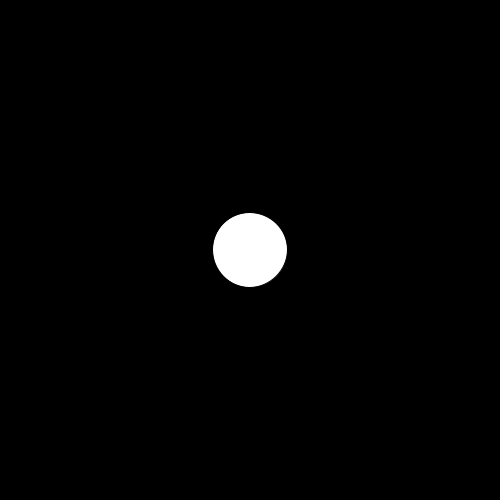
Frame 1 (no input)
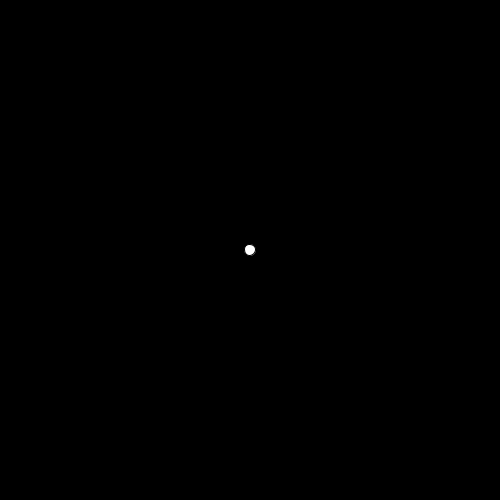
Frame 60 (the mouse pressed at the canvas centre just before this capture)
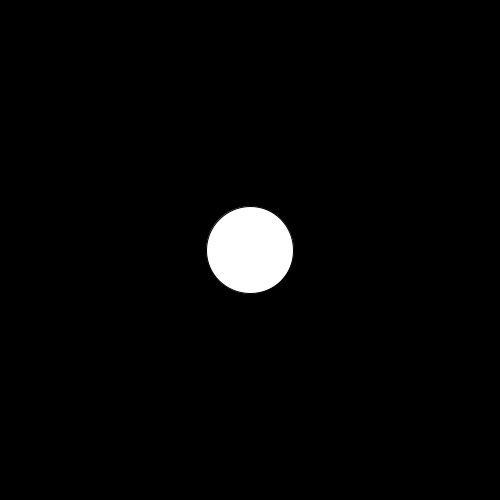
Frame 120 (the mouse held since frame 60 and released just before this capture)

The Processing sketch that drew these frames (run headless with seeded random() and noise(); from frame 60 on, the mouse is pressed at the canvas centre):

// Processing sketch: sketch_190711h
// ── sketch_190711h.pde
float time;
float rad;
float pingPong;
float r;
void setup() {
  size(500, 500);
}


void draw() {
  background(0);
  fill(255);
  time = millis()/5.6;  //控制速度
  println("mills:"+ millis());
  println("time:"+time);
  rad = radians(time);
  pingPong = sin(rad);
  r = map(pingPong, -1.0, 1.0, 0.0, 100.0);  //控制圆的最大半径
  ellipse(width/2, height/2, r, r);
}
